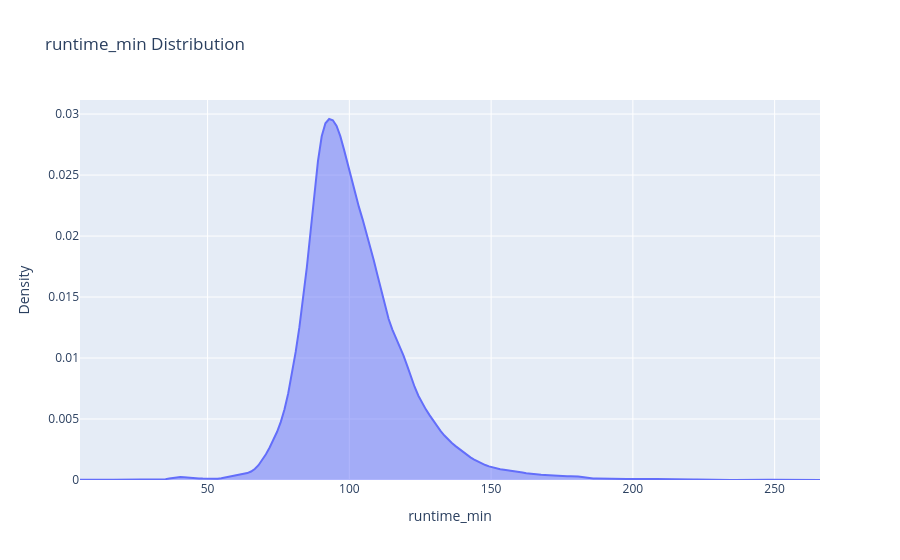

Notebook cell for this chart:
### Markdown cell above
### 3.3 Distribution Plots

### Code cell
g.viz.hist("runtime_min")

### Figure 1 — Plotly figure (JSON) as saved in the notebook; plotly's stock layout.template omitted (floating-point values rounded to 4 significant figures; data arrays with more than 128 entries replaced by an {"elided": "..."} marker saying what was removed)
{"data": [{"fill": "tozeroy", "line": {"color": "#636EFA", "width": 2}, "mode": "lines", "name": "runtime_min", "opacity": 0.7, "type": "scatter", "x": {"elided": "200 float values"}, "y": {"elided": "200 float values"}}], "layout": {"legend": {"orientation": "h", "title": {"text": "runtime_min"}, "x": 0.5, "xanchor": "center", "y": 1.05, "yanchor": "bottom"}, "title": {"text": "runtime_min Distribution"}, "xaxis": {"title": {"text": "runtime_min"}}, "yaxis": {"title": {"text": "Density"}}}}
